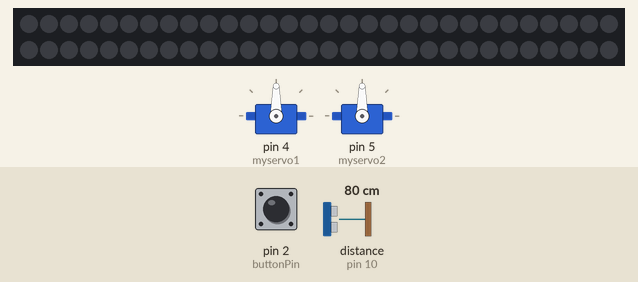
The sketch below on a simulated Arduino Uno, built with avr-gcc and run on an emulated ATmega328P. Shown: 2 × servo, 60 RGB LEDs in strip order, left to right, continuing on the next row. Wiring (inferred from the names in the program): ultrasonic range finder: trigger pin 11; echo pin 10. Inputs (shaded band) come from the test bench; at power-on: pin 2 (buttonPin) HIGH, distance to the obstacle (sensor on pin 10) 80 cm. The echo pulse lasts 58.3 µs per cm; dim RGB values are drawn brighter than linear.

Above: at 1.3 s.
1.4 s: pin 2 (buttonPin) pulled LOW for 1.25 s
At 2.4 s:
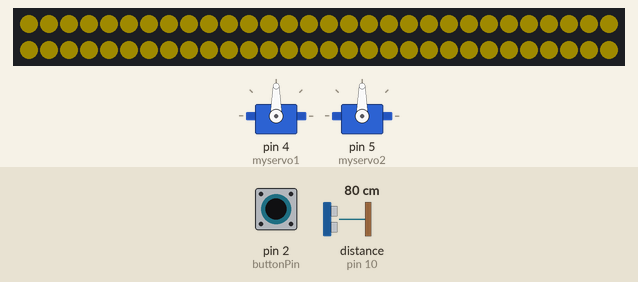
At 5.3 s:
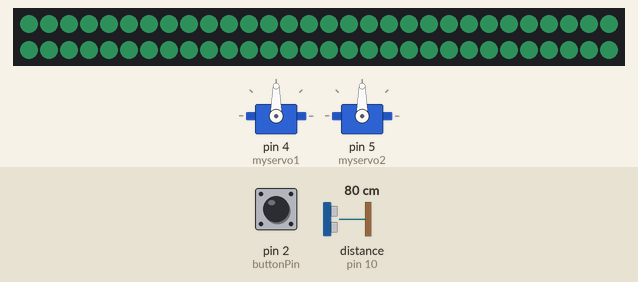
5.6 s: distance to the obstacle (sensor on pin 10) set to 11 cm
7.1 s: distance to the obstacle (sensor on pin 10) set to 8 cm
Timing chart, 0 to 10.5 s (numbered marks = the images above; inputs shaded):
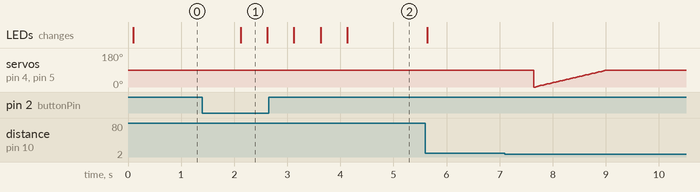

Measured:
- after the input at 1.4 s, the LEDs: change after 0.72 s (image 1)
- what the display in image 1 shows lasts 0.5 s, from 2.1 s to 2.6 s

The sketch:

22_2_fillSolid.ino
```cpp
int buttonPin=2;
int buttonState=0;

const int TrigPin = 11;
const int EchoPin = 10;
float cm;

#include <Servo.h>//引用舵机的库
Servo myservo1;  // 声明舵机名称
Servo myservo2;
int pos = 0;

#include "FastLED.h"            // 此示例程序需要使用FastLED库

#define NUM_LEDS 60             // LED灯珠数量
#define LED_DT 9                // Arduino输出控制信号引脚
#define LED_TYPE WS2812         // LED灯带型号
#define COLOR_ORDER GRB         // RGB灯珠中红色、绿色、蓝色LED的排列顺序

uint8_t max_bright = 30;       // LED亮度控制变量，可使用数值为 0 ～ 255， 数值越大则光带亮度越高

CRGB leds[NUM_LEDS];     // 建立光带leds

void setup() {
  Serial.begin(9600);           // 启动串行通讯
  delay(100);                  // 稳定性等待

  pinMode(buttonPin,INPUT);
  pinMode(LED_DT,OUTPUT);

  LEDS.addLeds<LED_TYPE, LED_DT, COLOR_ORDER>(leds, NUM_LEDS);  // 初始化光带

  FastLED.setBrightness(max_bright);                            // 设置光带亮度

  Serial.begin(9600);
  myservo1.attach(4);
  myservo2.attach(5);

  pinMode(TrigPin, OUTPUT);
  pinMode(EchoPin, INPUT);
}

void loop () {

  buttonState=digitalRead(buttonPin);

if(buttonState!=HIGH){

// fill_solid section 全部点亮/熄灭
 fill_solid(leds, 60, CRGB::Gold);
 FastLED.show();
 delay(500);

 fill_solid(leds, 60, CRGB::Blue);
 FastLED.show();
 delay(500);

 fill_solid(leds, 60, CRGB::OrangeRed);
 FastLED.show();
 delay(500);

 fill_solid(leds, 60, CRGB::YellowGreen);
 FastLED.show();
 delay(500);

 fill_solid(leds, 60, CRGB::SeaGreen);
 FastLED.show();
 delay(500);


} else {

 fill_solid(leds, 60, CRGB::Black);
 FastLED.show();
 //delay(50);
}
digitalWrite(TrigPin, LOW); //低高低电平发一个短时间脉冲去TrigPin
  delayMicroseconds(2);
  digitalWrite(TrigPin, HIGH);
  delayMicroseconds(10);
  digitalWrite(TrigPin, LOW);
  cm = pulseIn(EchoPin, HIGH) / 58; //将回波时间换算成cm
  cm = (int(cm * 100)) / 100; //保留两位小数


  if (cm < 10) {

    if (pos < 90) {
      for (pos = 0; pos < 90; pos += 1) // 从0度到180度运动
      { // 每次步进一度
        myservo1.write(pos); // 指定舵机转向的角度
        myservo2.write(pos);
        delay(15);                       // 等待15ms让舵机到达指定位置
      }
    } else if (pos == 90) {
      pos = 90;
    }

    delay(100);//延迟1000毫秒
  }
  else {

    if (pos > 0) {
      for (pos = 90; pos > 0; pos -= 1) // 从0度到180度运动
      { // 每次步进一度
        myservo1.write(pos);        // 指定舵机转向的角度
        myservo2.write(pos);
        delay(15);                       // 等待15ms让舵机到达指定位置
      }
    } else if (pos == 0) {
      pos = 0;
    }
    delay(1000);
  }
}
/*
# FastLED库颜色名称 #
如需获得更多FastLED库的使用方法和视频教程
请参见太极创客网站：WWW.TAICHI-MAKER.COM

CRGB::AliceBlue
CRGB::Amethyst
CRGB::AntiqueWhite
CRGB::Aqua
CRGB::Aquamarine
CRGB::Azure
CRGB::Beige
CRGB::Bisque
CRGB::Black
CRGB::BlanchedAlmond
CRGB::Blue
CRGB::BlueViolet
CRGB::Brown
CRGB::BurlyWood
CRGB::CadetBlue
CRGB::Chartreuse
CRGB::Chocolate
CRGB::Coral
CRGB::CornflowerBlue
CRGB::Cornsilk
CRGB::Crimson
CRGB::Cyan
CRGB::DarkBlue
CRGB::DarkCyan
CRGB::DarkGoldenrod
CRGB::DarkGray
CRGB::DarkGreen
CRGB::DarkKhaki
CRGB::DarkMagenta
CRGB::DarkOliveGreen
CRGB::DarkOrange
CRGB::DarkOrchid
CRGB::DarkRed
CRGB::DarkSalmon
CRGB::DarkSeaGreen
CRGB::DarkSlateBlue
CRGB::DarkSlateGray
CRGB::DarkTurquoise
CRGB::DarkViolet
CRGB::DeepPink
CRGB::DeepSkyBlue
CRGB::DimGray
CRGB::DodgerBlue
CRGB::FireBrick
CRGB::FloralWhite
CRGB::ForestGreen
CRGB::Fuchsia
CRGB::Gainsboro
CRGB::GhostWhite
CRGB::Gold
CRGB::Goldenrod
CRGB::Gray
CRGB::Green
CRGB::GreenYellow
CRGB::Honeydew
CRGB::HotPink
CRGB::IndianRed
CRGB::Indigo
CRGB::Ivory
CRGB::Khaki
CRGB::Lavender
CRGB::LavenderBlush
CRGB::LawnGreen
CRGB::LemonChiffon
CRGB::LightBlue
CRGB::LightCoral
CRGB::LightCyan
CRGB::LightGoldenrodYellow
CRGB::LightGreen
CRGB::LightGrey
CRGB::LightPink
CRGB::LightSalmon
CRGB::LightSeaGreen
CRGB::LightSkyBlue
CRGB::LightSlateGray
CRGB::LightSteelBlue
CRGB::LightYellow
CRGB::Lime
CRGB::LimeGreen
CRGB::Linen
CRGB::Magenta
CRGB::Maroon
CRGB::MediumAquamarine
CRGB::MediumBlue
CRGB::MediumOrchid
CRGB::MediumPurple
CRGB::MediumSeaGreen
CRGB::MediumSlateBlue
CRGB::MediumSpringGreen
CRGB::MediumTurquoise
CRGB::MediumVioletRed
CRGB::MidnightBlue
CRGB::MintCream
CRGB::MistyRose
CRGB::Moccasin
CRGB::NavajoWhite
CRGB::Navy
CRGB::OldLace
CRGB::Olive
CRGB::OliveDrab
CRGB::Orange
CRGB::OrangeRed
CRGB::Orchid
CRGB::PaleGoldenrod
CRGB::PaleGreen
CRGB::PaleTurquoise
CRGB::PaleVioletRed
CRGB::PapayaWhip
CRGB::PeachPuff
CRGB::Peru
CRGB::Pink
CRGB::Plaid
CRGB::Plum
CRGB::PowderBlue
CRGB::Purple
CRGB::Red
CRGB::RosyBrown
CRGB::RoyalBlue
CRGB::SaddleBrown
CRGB::Salmon
CRGB::SandyBrown
CRGB::SeaGreen
CRGB::Seashell
CRGB::Sienna
CRGB::Silver
CRGB::SkyBlue
CRGB::SlateBlue
CRGB::SlateGray
CRGB::Snow
CRGB::SpringGreen
CRGB::SteelBlue
CRGB::Tan
CRGB::Teal
CRGB::Thistle
CRGB::Tomato
CRGB::Turquoise
CRGB::Violet
CRGB::Wheat
CRGB::White
CRGB::WhiteSmoke
CRGB::Yellow
CRGB::YellowGreen

*/
```
